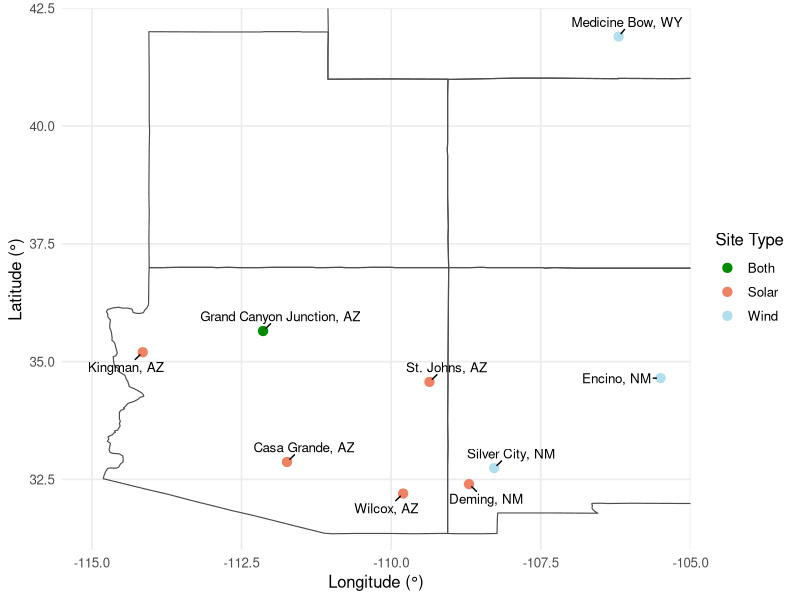

Recreate this plot in R.

library(ggrepel)
library(maps)

# ---- Site coordinates (approx) ----
sites <- data.frame(
  Site = c("Wilcox, AZ", "Deming, NM", "Kingman, AZ",
           "Casa Grande, AZ", "St. Johns, AZ", "Grand Canyon Junction, AZ", 
           "Medicine Bow, WY", "Encino, NM", "Silver City, NM"),
  Lat  = c(32.2, 32.4, 35.2, 32.87, 34.57, 35.65, 41.9, 34.65, 32.74),
  Lon  = c(-109.8, -108.7, -114.15, -111.74, -109.36, -112.14, -106.2, -105.5, -108.28),
  Type = c("Solar", "Solar", "Solar", "Solar", "Solar", "Both", "Wind", "Wind", "Wind")
)

write.csv(sites, "coordinates.csv", row.names = FALSE)

# map outline
us_states <- map_data("state")
az_nm     <- subset(us_states, region %in% c("arizona", "new mexico", "wyoming", "colorado", "utah"))

#plot limits
x_limits <- c(-115.5, -105.0)
y_limits <- c(31.0,   42.5)


#map
p <- ggplot() +
  geom_polygon(
    data = az_nm,
    aes(x = long, y = lat, group = group),
    fill = NA, color = "grey30", linewidth = 0.4
  ) +
  geom_point(
    data = sites,
    aes(x = Lon, y = Lat, color = Type),  # map Type -> color
    size = 2.8
  ) +
  scale_color_manual(
    values = c(
      "Solar" = "salmon2",
      "Wind"  = "lightblue2",
      "Both"  = "green4"
    ),
    name = "Site Type"
  ) +
  geom_text_repel(
    data = sites,
    aes(x = Lon, y = Lat, label = Site),
    size = 3.4, min.segment.length = 0, seed = 42,
    box.padding = 0.4, point.padding = 0.25
  ) +
  coord_cartesian(xlim = x_limits, ylim = y_limits, expand = FALSE) +
  labs(
    x = "Longitude (°)", y = "Latitude (°)"
  ) +
  theme_minimal(base_size = 12) +
  theme(
    panel.grid.minor = element_blank(),
    plot.title = element_text(face = "bold")
  )
print(p)
